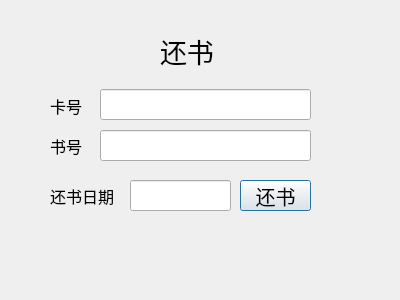
<?xml version="1.0" encoding="UTF-8"?>
<ui version="4.0">
 <class>Returnbook</class>
 <widget class="QDialog" name="Returnbook">
  <property name="geometry">
   <rect>
    <x>0</x>
    <y>0</y>
    <width>400</width>
    <height>300</height>
   </rect>
  </property>
  <property name="windowTitle">
   <string>Dialog</string>
  </property>
  <widget class="QLabel" name="label_2">
   <property name="geometry">
    <rect>
     <x>50</x>
     <y>90</y>
     <width>81</width>
     <height>31</height>
    </rect>
   </property>
   <property name="font">
    <font>
     <family>汉仪劲楷简</family>
     <pointsize>12</pointsize>
    </font>
   </property>
   <property name="text">
    <string>卡号</string>
   </property>
  </widget>
  <widget class="QLineEdit" name="text_date">
   <property name="geometry">
    <rect>
     <x>130</x>
     <y>180</y>
     <width>101</width>
     <height>31</height>
    </rect>
   </property>
   <property name="font">
    <font>
     <family>楷体</family>
     <pointsize>10</pointsize>
    </font>
   </property>
  </widget>
  <widget class="QLabel" name="label_3">
   <property name="geometry">
    <rect>
     <x>160</x>
     <y>20</y>
     <width>141</width>
     <height>61</height>
    </rect>
   </property>
   <property name="font">
    <font>
     <family>汉仪劲楷简</family>
     <pointsize>20</pointsize>
    </font>
   </property>
   <property name="text">
    <string>还书</string>
   </property>
  </widget>
  <widget class="QLabel" name="label_4">
   <property name="geometry">
    <rect>
     <x>50</x>
     <y>130</y>
     <width>81</width>
     <height>31</height>
    </rect>
   </property>
   <property name="font">
    <font>
     <family>汉仪劲楷简</family>
     <pointsize>12</pointsize>
    </font>
   </property>
   <property name="text">
    <string>书号</string>
   </property>
  </widget>
  <widget class="QLineEdit" name="text_cno">
   <property name="geometry">
    <rect>
     <x>100</x>
     <y>89</y>
     <width>211</width>
     <height>31</height>
    </rect>
   </property>
   <property name="font">
    <font>
     <family>楷体</family>
     <pointsize>10</pointsize>
    </font>
   </property>
  </widget>
  <widget class="QLineEdit" name="text_bno">
   <property name="geometry">
    <rect>
     <x>100</x>
     <y>130</y>
     <width>211</width>
     <height>31</height>
    </rect>
   </property>
   <property name="font">
    <font>
     <family>楷体</family>
     <pointsize>10</pointsize>
    </font>
   </property>
  </widget>
  <widget class="QLabel" name="label_info">
   <property name="geometry">
    <rect>
     <x>40</x>
     <y>230</y>
     <width>301</width>
     <height>31</height>
    </rect>
   </property>
   <property name="font">
    <font>
     <family>汉仪劲楷简</family>
     <pointsize>12</pointsize>
    </font>
   </property>
   <property name="text">
    <string/>
   </property>
  </widget>
  <widget class="QPushButton" name="btn_return">
   <property name="geometry">
    <rect>
     <x>240</x>
     <y>180</y>
     <width>71</width>
     <height>31</height>
    </rect>
   </property>
   <property name="font">
    <font>
     <family>汉仪劲楷简</family>
     <pointsize>15</pointsize>
    </font>
   </property>
   <property name="text">
    <string>还书</string>
   </property>
  </widget>
  <widget class="QLabel" name="label_5">
   <property name="geometry">
    <rect>
     <x>50</x>
     <y>180</y>
     <width>81</width>
     <height>31</height>
    </rect>
   </property>
   <property name="font">
    <font>
     <family>汉仪劲楷简</family>
     <pointsize>12</pointsize>
    </font>
   </property>
   <property name="text">
    <string>还书日期</string>
   </property>
  </widget>
 </widget>
 <resources/>
 <connections/>
</ui>
